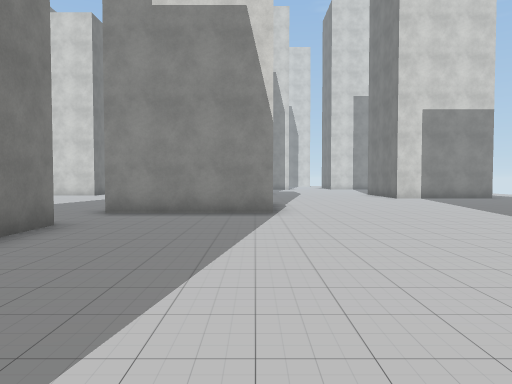
[1] (above)

24 first-person views from a walk through a 3-D level made in the Unity game engine. The camera is 1.5 m above the floor, tilts 2° down and sees 70° across. The floor is counted in squares, 2 m on a side. Each view is taken from the middle of a square. On the plan, view 1 faces up. The plan holds only what a view shows up to about 11 squares ahead; the rest is blank. The place goes on beyond the plan. The player character is not drawn. Some surface patterns are stand-ins.

[2]
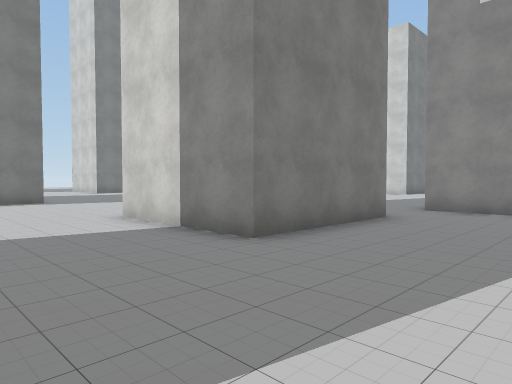

[3]
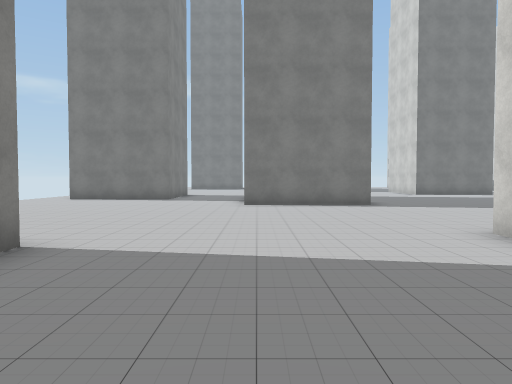

[4]
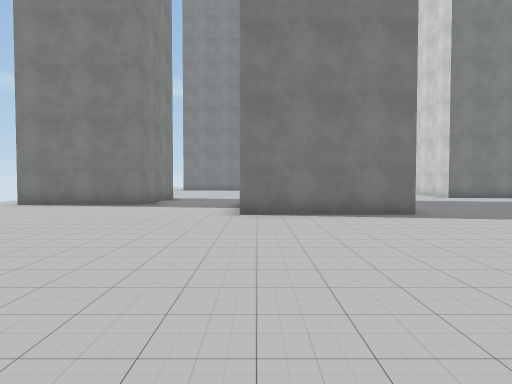

[5]
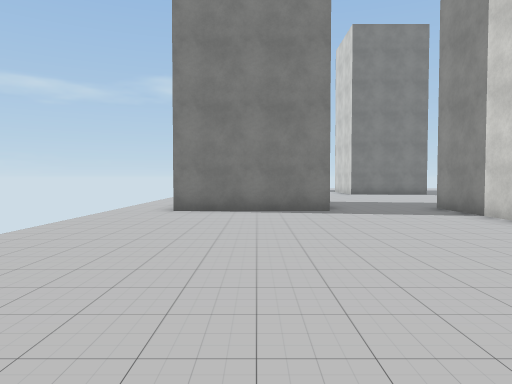

[6]
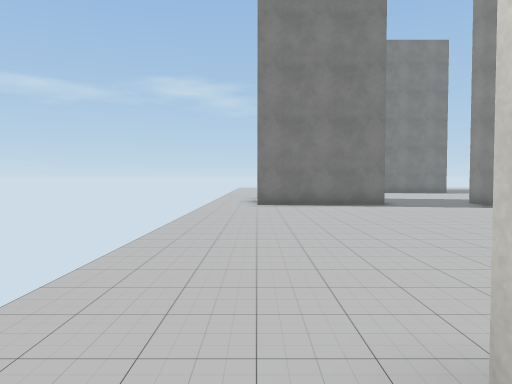

[7]
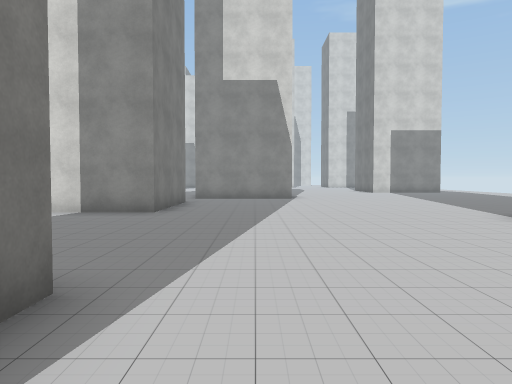

[8]
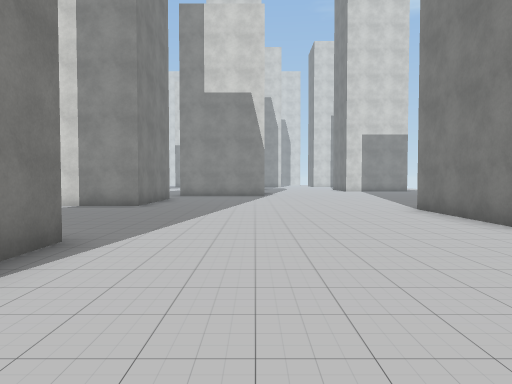

[9]
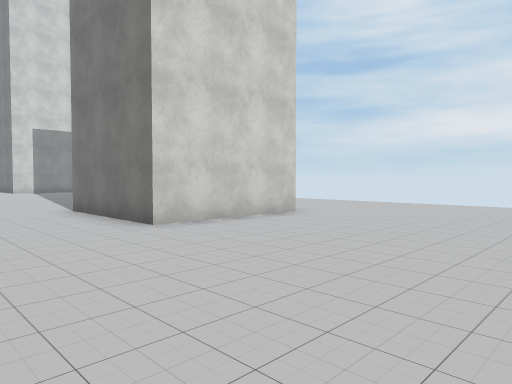

[10]
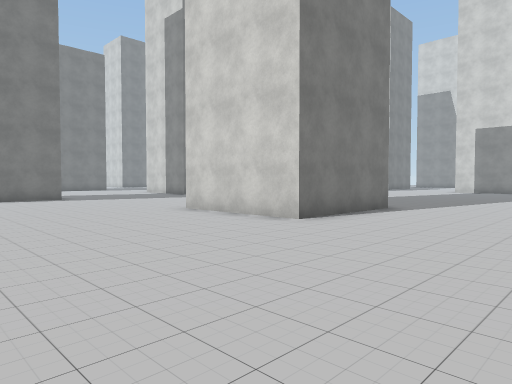

[11]
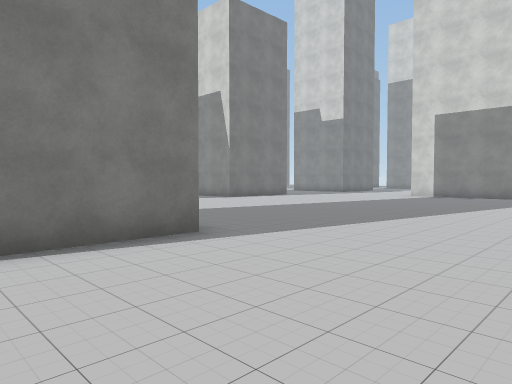

[12]
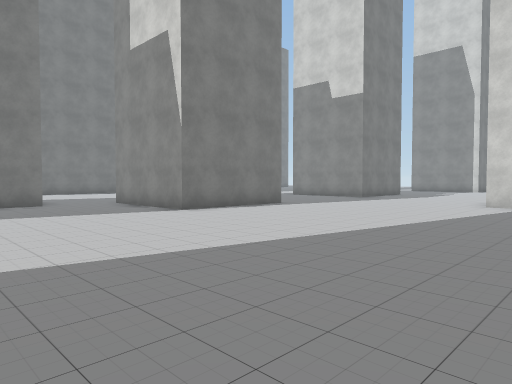

[13]
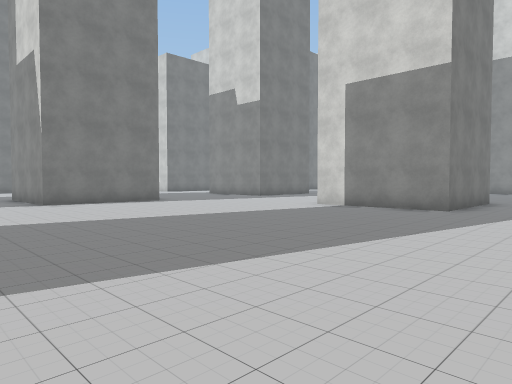

[14]
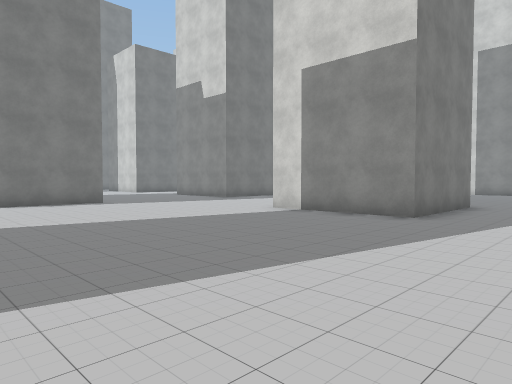

[15]
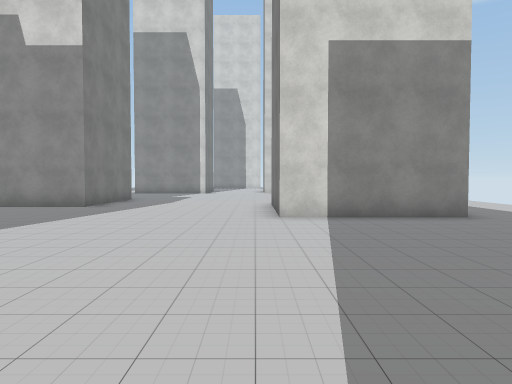

[16]
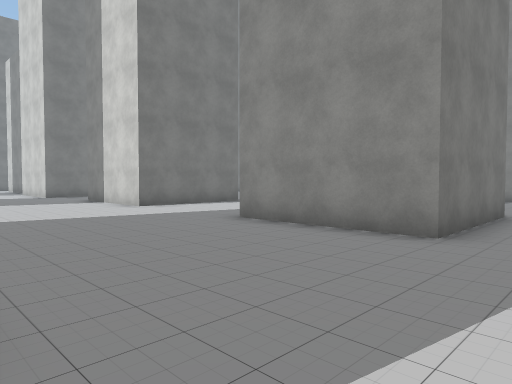

[17]
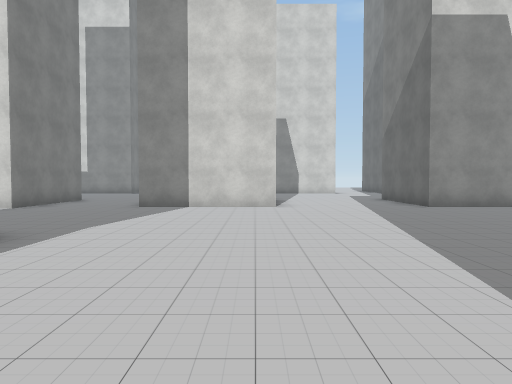

[18]
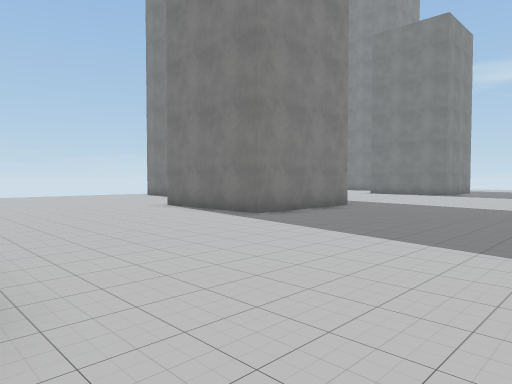

[19]
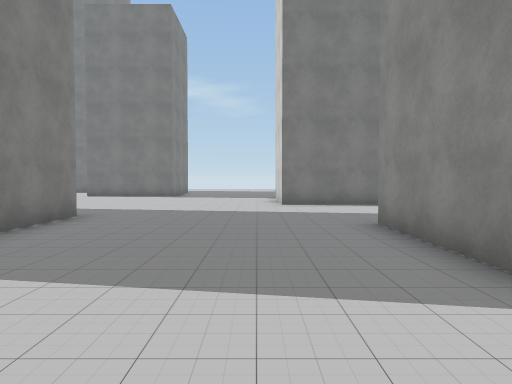

[20]
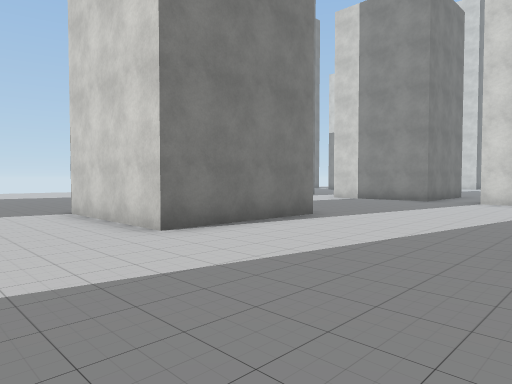

[21]
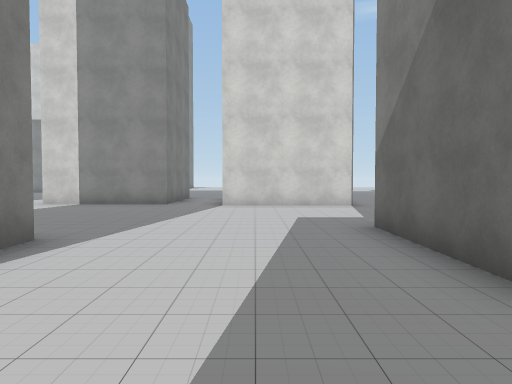

[22]
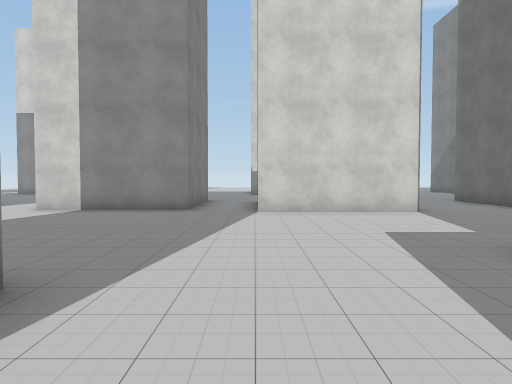

[23]
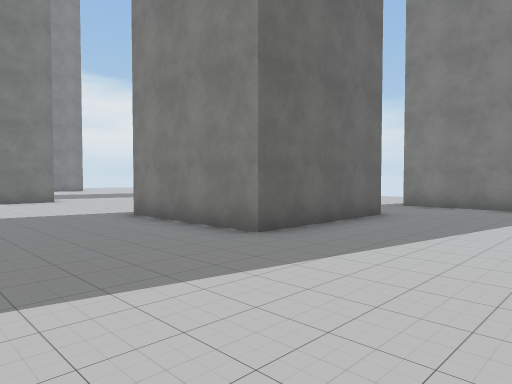

[24]
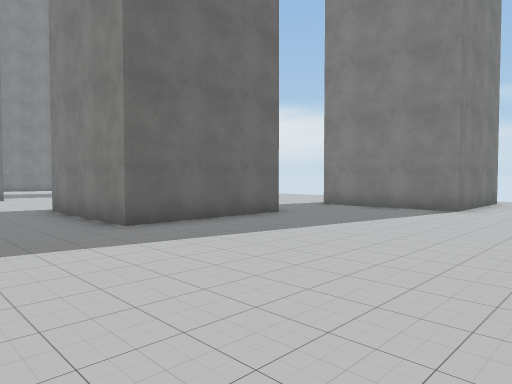

### Floor plan
Points are (right, up) in squares from view 1. A wall is a line through its corners. A room is listed if a view was taken in it or the views show most of it. See-through windows are left out.
Room 1 (views 1, 2, 3, 4, 5, 6, 7, 8, 9, 10, 11, 12, 13, 14, 15, 16, 17, 18, 19, 20, 21, 22, 23, 24)
walls: (-3.3, 6) (-3.3, 2.3) (-7.1, 2.3); (-2.3, -3.5) (-2.3, -4.8); (0.4, 11) (0.4, 8.1) (-3.4, 8.1); (-6.1, -3.6) (-5.6, -3.6); (-11.9, 8.1) (-15.2, 8.1); (7.7, 1.1) (7.7, -2.6) (4, -2.6) (4, 1.1); (-13.6, -1.3) (-16.4, -1.3) (-16.4, 2.4) (-12.7, 2.4) (-12.7, -1.4); (-15.1, 8.6) (-15.1, 11.9); (-7.5, 18.1) (-7.5, 16.9) (-11.2, 16.9); (0.4, 18.5) (0.4, 16.9) (-3.3, 16.9) (-3.3, 18); (-11.2, 17.8) (-11.2, 18.5); (-19.7, 10.5) (-19.7, 6.8) (-22.5, 6.8); (-14.2, 18) (-14.2, 16.4) (-18, 16.4); (9.2, 18) (9.2, 14.2) (5.5, 14.2) (5.5, 17.5); (-19.4, -8) (-19.4, -4.3) (-15.6, -4.3) (-15.6, -8); (-19.7, 18.5) (-19.7, 16.9) (-22.5, 16.9)

Positions as (right, up) in squares from view 1, and headings:
1: (0, 0), facing up
2: (0, -1), facing up-left
3: (-2, -1), facing left
4: (-5, -1), facing left
5: (-7, -6), facing left
6: (-5, -8), facing left
7: (-1, -6), facing up
8: (0, -8), facing up
9: (1, -8), facing up-right
10: (12, -8), facing up-left
11: (12, -2), facing up-left
12: (8, 3), facing up-left
13: (12, 5), facing up-left
14: (12, 7), facing up-left
15: (5, 7), facing up
16: (2, 12), facing up-left
17: (-8, 7), facing up
18: (-7, 8), facing down-left
19: (-9, 6), facing left
20: (-15, 4), facing up-left
21: (-17, 6), facing up
22: (-18, 8), facing up
23: (-20, 6), facing down-right
24: (-22, 5), facing down-right
